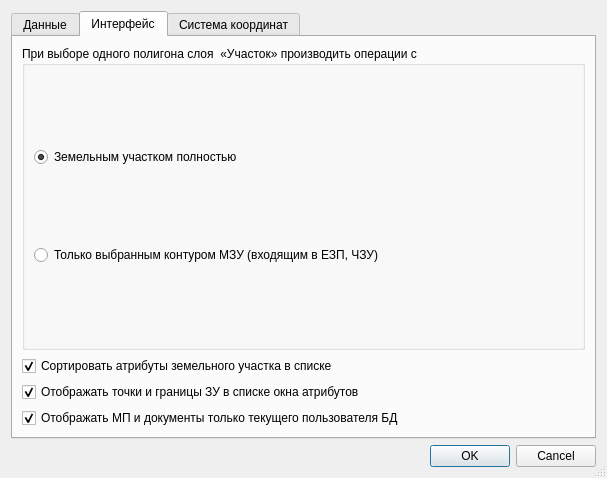
<?xml version="1.0" encoding="UTF-8"?>
<ui version="4.0">
 <class>OpenLandSettings</class>
 <widget class="QDialog" name="OpenLandSettings">
  <property name="geometry">
   <rect>
    <x>0</x>
    <y>0</y>
    <width>560</width>
    <height>439</height>
   </rect>
  </property>
  <property name="sizePolicy">
   <sizepolicy hsizetype="Minimum" vsizetype="Preferred">
    <horstretch>0</horstretch>
    <verstretch>0</verstretch>
   </sizepolicy>
  </property>
  <property name="windowTitle">
   <string>Настройки openLand</string>
  </property>
  <property name="windowIcon">
   <iconset resource="../resources.qrc">
    <normaloff>:/plugins/openland/icons/settings.png</normaloff>:/plugins/openland/icons/settings.png</iconset>
  </property>
  <property name="sizeGripEnabled">
   <bool>true</bool>
  </property>
  <layout class="QVBoxLayout" name="verticalLayout_2">
   <item>
    <widget class="QTabWidget" name="tabWidget">
     <property name="enabled">
      <bool>true</bool>
     </property>
     <property name="tabShape">
      <enum>QTabWidget::Rounded</enum>
     </property>
     <property name="currentIndex">
      <number>1</number>
     </property>
     <property name="elideMode">
      <enum>Qt::ElideLeft</enum>
     </property>
     <widget class="QWidget" name="tabDataBase">
      <attribute name="title">
       <string>Данные</string>
      </attribute>
      <layout class="QVBoxLayout" name="verticalLayout_5">
       <item>
        <widget class="QGroupBox" name="groupBox_2">
         <property name="title">
          <string>Базовый проект и параметры БД</string>
         </property>
         <layout class="QGridLayout" name="gridLayout">
          <item row="2" column="0">
           <widget class="QLabel" name="label_8">
            <property name="text">
             <string>Сервер</string>
            </property>
           </widget>
          </item>
          <item row="1" column="1">
           <widget class="QLineEdit" name="lineEditProjectFile">
            <property name="text">
             <string>Не указан</string>
            </property>
           </widget>
          </item>
          <item row="1" column="0">
           <widget class="QLabel" name="label_13">
            <property name="text">
             <string>Автоматически обновляемый&lt;br /&gt;файл проекта</string>
            </property>
           </widget>
          </item>
          <item row="0" column="1">
           <widget class="QCheckBox" name="checkBoxIsUseDefaultConnection">
            <property name="text">
             <string>Использовать для обновления проекта openLand.qgs</string>
            </property>
           </widget>
          </item>
          <item row="3" column="0">
           <widget class="QLabel" name="label_9">
            <property name="text">
             <string>Порт</string>
            </property>
           </widget>
          </item>
          <item row="4" column="1">
           <widget class="QLineEdit" name="lineEditDataBase">
            <property name="text">
             <string>openland</string>
            </property>
           </widget>
          </item>
          <item row="3" column="1">
           <widget class="QLineEdit" name="lineEditPort">
            <property name="inputMethodHints">
             <set>Qt::ImhDigitsOnly</set>
            </property>
            <property name="text">
             <string>5432</string>
            </property>
           </widget>
          </item>
          <item row="5" column="0">
           <widget class="QLabel" name="label_11">
            <property name="text">
             <string>Пользователь</string>
            </property>
           </widget>
          </item>
          <item row="4" column="0">
           <widget class="QLabel" name="label_10">
            <property name="text">
             <string>База данных</string>
            </property>
           </widget>
          </item>
          <item row="5" column="1">
           <widget class="QLineEdit" name="lineEditUserName">
            <property name="text">
             <string>openlanduser1</string>
            </property>
           </widget>
          </item>
          <item row="6" column="0">
           <widget class="QLabel" name="label_12">
            <property name="text">
             <string>Пароль</string>
            </property>
           </widget>
          </item>
          <item row="6" column="1">
           <widget class="QLineEdit" name="lineEditUserPassword">
            <property name="text">
             <string>user1pass</string>
            </property>
           </widget>
          </item>
          <item row="2" column="1">
           <widget class="QLineEdit" name="lineEditServer">
            <property name="text">
             <string>localhost</string>
            </property>
           </widget>
          </item>
          <item row="1" column="2">
           <widget class="QPushButton" name="pushButtonFileSelect">
            <property name="text">
             <string/>
            </property>
            <property name="icon">
             <iconset resource="../resources.qrc">
              <normaloff>:/plugins/openland/icons/find_search.png</normaloff>:/plugins/openland/icons/find_search.png</iconset>
            </property>
           </widget>
          </item>
         </layout>
        </widget>
       </item>
       <item>
        <widget class="QGroupBox" name="groupBox_4">
         <property name="title">
          <string>XML схемы</string>
         </property>
         <layout class="QFormLayout" name="formLayout">
          <item row="0" column="0">
           <widget class="QLabel" name="label">
            <property name="text">
             <string>Номер версии XML схемы межевого плана</string>
            </property>
           </widget>
          </item>
          <item row="0" column="1">
           <widget class="QSpinBox" name="spinBoxVersionXmlMp">
            <property name="maximumSize">
             <size>
              <width>40</width>
              <height>16777215</height>
             </size>
            </property>
            <property name="minimum">
             <number>4</number>
            </property>
            <property name="maximum">
             <number>4</number>
            </property>
           </widget>
          </item>
         </layout>
        </widget>
       </item>
       <item>
        <widget class="QGroupBox" name="groupBox_3">
         <property name="title">
          <string>Каталоги, используемые по умолчанию</string>
         </property>
         <layout class="QHBoxLayout" name="horizontalLayout">
          <item>
           <widget class="QLabel" name="label_14">
            <property name="text">
             <string>&lt;html&gt;&lt;head/&gt;&lt;body&gt;&lt;p align=&quot;right&quot;&gt;Каталог для создаваемых&lt;br /&gt;XML файлов МП&lt;/p&gt;&lt;/body&gt;&lt;/html&gt;</string>
            </property>
           </widget>
          </item>
          <item>
           <widget class="QLineEdit" name="lineEditPathToXmlCreate">
            <property name="text">
             <string>Не указан</string>
            </property>
           </widget>
          </item>
          <item>
           <widget class="QPushButton" name="pushButtonDirectoryOpen">
            <property name="text">
             <string/>
            </property>
            <property name="icon">
             <iconset resource="../resources.qrc">
              <normaloff>:/plugins/openland/icons/find_search.png</normaloff>:/plugins/openland/icons/find_search.png</iconset>
            </property>
           </widget>
          </item>
         </layout>
         <zorder>lineEditPathToXmlCreate</zorder>
         <zorder>label_14</zorder>
         <zorder>pushButtonDirectoryOpen</zorder>
        </widget>
       </item>
      </layout>
     </widget>
     <widget class="QWidget" name="tabInterface">
      <property name="maximumSize">
       <size>
        <width>16777215</width>
        <height>16777215</height>
       </size>
      </property>
      <attribute name="title">
       <string>Интерфейс</string>
      </attribute>
      <layout class="QVBoxLayout" name="verticalLayout">
       <item>
        <widget class="QGroupBox" name="groupBox">
         <property name="title">
          <string>При выборе одного полигона слоя  «Участок» производить операции с</string>
         </property>
         <layout class="QVBoxLayout" name="verticalLayout_3">
          <item>
           <widget class="QRadioButton" name="radioButtonMultiCont">
            <property name="text">
             <string>Земельным участком полностью</string>
            </property>
            <property name="checked">
             <bool>true</bool>
            </property>
           </widget>
          </item>
          <item>
           <widget class="QRadioButton" name="radioButtonOneCont">
            <property name="text">
             <string>Только выбранным контуром МЗУ (входящим в ЕЗП, ЧЗУ)</string>
            </property>
           </widget>
          </item>
         </layout>
        </widget>
       </item>
       <item>
        <widget class="QCheckBox" name="checkBoxIsSortAttributes">
         <property name="text">
          <string>Сортировать атрибуты земельного участка в списке </string>
         </property>
         <property name="checked">
          <bool>true</bool>
         </property>
        </widget>
       </item>
       <item>
        <widget class="QCheckBox" name="checkBoxIsPointsShow">
         <property name="text">
          <string>Отображать точки и границы ЗУ в списке окна атрибутов</string>
         </property>
         <property name="checked">
          <bool>true</bool>
         </property>
        </widget>
       </item>
       <item>
        <widget class="QCheckBox" name="checkBoxIsShowOnlyUserData">
         <property name="text">
          <string>Отображать МП и документы только текущего пользователя БД</string>
         </property>
         <property name="checked">
          <bool>true</bool>
         </property>
        </widget>
       </item>
      </layout>
     </widget>
     <widget class="QWidget" name="tabCoordSystem">
      <attribute name="title">
       <string>Система координат</string>
      </attribute>
      <layout class="QFormLayout" name="formLayout_3">
       <property name="fieldGrowthPolicy">
        <enum>QFormLayout::AllNonFixedFieldsGrow</enum>
       </property>
       <item row="0" column="0">
        <widget class="QLabel" name="label_7">
         <property name="text">
          <string>Система координат</string>
         </property>
        </widget>
       </item>
       <item row="0" column="1">
        <widget class="QComboBox" name="comboBoxMSK"/>
       </item>
      </layout>
     </widget>
    </widget>
   </item>
   <item>
    <widget class="QDialogButtonBox" name="buttonBox">
     <property name="enabled">
      <bool>true</bool>
     </property>
     <property name="standardButtons">
      <set>QDialogButtonBox::Cancel|QDialogButtonBox::Ok</set>
     </property>
    </widget>
   </item>
  </layout>
 </widget>
 <tabstops>
  <tabstop>radioButtonMultiCont</tabstop>
  <tabstop>radioButtonOneCont</tabstop>
  <tabstop>checkBoxIsSortAttributes</tabstop>
  <tabstop>checkBoxIsPointsShow</tabstop>
  <tabstop>checkBoxIsShowOnlyUserData</tabstop>
  <tabstop>checkBoxIsUseDefaultConnection</tabstop>
  <tabstop>lineEditProjectFile</tabstop>
  <tabstop>pushButtonFileSelect</tabstop>
  <tabstop>lineEditServer</tabstop>
  <tabstop>lineEditPort</tabstop>
  <tabstop>lineEditDataBase</tabstop>
  <tabstop>lineEditUserName</tabstop>
  <tabstop>lineEditUserPassword</tabstop>
  <tabstop>spinBoxVersionXmlMp</tabstop>
  <tabstop>lineEditPathToXmlCreate</tabstop>
  <tabstop>pushButtonDirectoryOpen</tabstop>
  <tabstop>comboBoxMSK</tabstop>
  <tabstop>tabWidget</tabstop>
  <tabstop>buttonBox</tabstop>
 </tabstops>
 <resources>
  <include location="../resources.qrc"/>
 </resources>
 <connections>
  <connection>
   <sender>buttonBox</sender>
   <signal>rejected()</signal>
   <receiver>OpenLandSettings</receiver>
   <slot>reject()</slot>
   <hints>
    <hint type="sourcelabel">
     <x>272</x>
     <y>383</y>
    </hint>
    <hint type="destinationlabel">
     <x>246</x>
     <y>279</y>
    </hint>
   </hints>
  </connection>
  <connection>
   <sender>buttonBox</sender>
   <signal>accepted()</signal>
   <receiver>OpenLandSettings</receiver>
   <slot>accept()</slot>
   <hints>
    <hint type="sourcelabel">
     <x>341</x>
     <y>382</y>
    </hint>
    <hint type="destinationlabel">
     <x>335</x>
     <y>270</y>
    </hint>
   </hints>
  </connection>
 </connections>
</ui>
